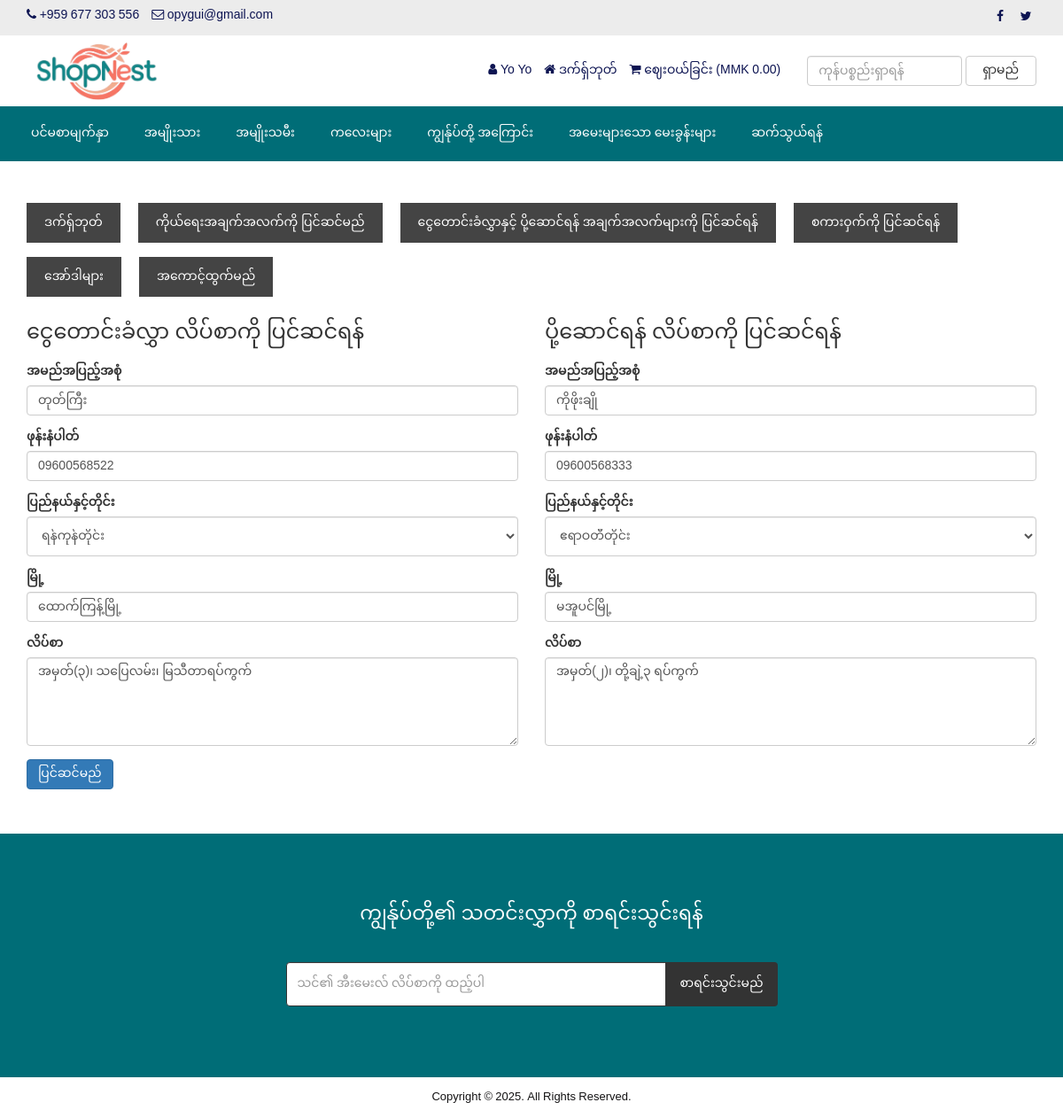
The app's page /customer-billing-shipping-update.php (signed in) with its own data.
### tables this page shows
CREATE TABLE `tbl_settings` (
  `id` int(11) NOT NULL,
  `logo` text NOT NULL,
  `favicon` text NOT NULL,
  `footer_about` text NOT NULL,
  `footer_copyright` text NOT NULL,
  `contact_address` text NOT NULL,
  `contact_email` text NOT NULL,
  `contact_phone` text NOT NULL,
  `contact_fax` text NOT NULL,
  `contact_map_iframe` text NOT NULL,
  `receive_email` text NOT NULL,
  `receive_email_subject` text NOT NULL,
  `receive_email_thank_you_message` text NOT NULL,
  `forget_password_message` text NOT NULL,
  `total_recent_post_footer` int(10) NOT NULL,
  `total_popular_post_footer` int(10) NOT NULL,
  `total_recent_post_sidebar` int(11) NOT NULL,
  `total_popular_post_sidebar` int(11) NOT NULL,
  `total_featured_product_home` int(11) NOT NULL,
  `total_latest_product_home` int(11) NOT NULL,
  `total_popular_product_home` int(11) NOT NULL,
  `meta_title_home` text NOT NULL,
  `meta_keyword_home` text NOT NULL,
  `meta_description_home` text NOT NULL,
  `banner_login` text NOT NULL,
  `banner_registration` text NOT NULL,
  `banner_forget_password` text NOT NULL,
  `banner_reset_password` text NOT NULL,
  `banner_search` text NOT NULL,
  `banner_cart` text NOT NULL,
  `banner_checkout` text NOT NULL,
  `banner_product_category` text NOT NULL,
  `banner_blog` text NOT NULL,
  `cta_title` text NOT NULL,
  `cta_content` text NOT NULL,
  `cta_read_more_text` text NOT NULL,
  `cta_read_more_url` text NOT NULL,
  `cta_photo` text NOT NULL,
  `featured_product_title` text NOT NULL,
  `featured_product_subtitle` text NOT NULL,
  `latest_product_title` text NOT NULL,
  `latest_product_subtitle` text NOT NULL,
  `popular_product_title` text NOT NULL,
  `popular_product_subtitle` text NOT NULL,
  `testimonial_title` text NOT NULL,
  `testimonial_subtitle` text NOT NULL,
  `testimonial_photo` text NOT NULL,
  `blog_title` text NOT NULL,
  `blog_subtitle` text NOT NULL,
  `newsletter_text` text NOT NULL,
  `paypal_email` text NOT NULL,
  `stripe_public_key` text NOT NULL,
  `stripe_secret_key` text NOT NULL,
  `bank_detail` text NOT NULL,
  `before_head` text NOT NULL,
  `after_body` text NOT NULL,
  `before_body` text NOT NULL,
  `home_service_on_off` int(11) NOT NULL,
  `home_welcome_on_off` int(11) NOT NULL,
  `home_featured_product_on_off` int(11) NOT NULL,
  `home_latest_product_on_off` int(11) NOT NULL,
  `home_popular_product_on_off` int(11) NOT NULL,
  `home_testimonial_on_off` int(11) NOT NULL,
  `home_blog_on_off` int(11) NOT NULL,
  `newsletter_on_off` int(11) NOT NULL,
  `ads_above_welcome_on_off` int(1) NOT NULL,
  `ads_above_featured_product_on_off` int(1) NOT NULL,
  `ads_above_latest_product_on_off` int(1) NOT NULL,
  `ads_above_popular_product_on_off` int(1) NOT NULL,
  `ads_above_testimonial_on_off` int(1) NOT NULL,
  `ads_category_sidebar_on_off` int(1) NOT NULL
);

CREATE TABLE `tbl_social` (
  `social_id` int(11) NOT NULL,
  `social_name` varchar(30) NOT NULL,
  `social_url` varchar(255) NOT NULL,
  `social_icon` varchar(30) NOT NULL
);

CREATE TABLE `tbl_top_category` (
  `tcat_id` int(11) NOT NULL,
  `tcat_name` varchar(255) NOT NULL,
  `show_on_menu` int(1) NOT NULL
);

CREATE TABLE `tbl_page` (
  `id` int(11) NOT NULL,
  `about_title` varchar(255) NOT NULL,
  `about_content` text NOT NULL,
  `about_banner` varchar(255) NOT NULL,
  `about_meta_title` varchar(255) NOT NULL,
  `about_meta_keyword` text NOT NULL,
  `about_meta_description` text NOT NULL,
  `faq_title` varchar(255) NOT NULL,
  `faq_banner` varchar(255) NOT NULL,
  `faq_meta_title` varchar(255) NOT NULL,
  `faq_meta_keyword` text NOT NULL,
  `faq_meta_description` text NOT NULL,
  `blog_title` varchar(255) NOT NULL,
  `blog_banner` varchar(255) NOT NULL,
  `blog_meta_title` varchar(255) NOT NULL,
  `blog_meta_keyword` text NOT NULL,
  `blog_meta_description` text NOT NULL,
  `contact_title` varchar(255) NOT NULL,
  `contact_banner` varchar(255) NOT NULL,
  `contact_meta_title` varchar(255) NOT NULL,
  `contact_meta_keyword` text NOT NULL,
  `contact_meta_description` text NOT NULL,
  `pgallery_title` varchar(255) NOT NULL,
  `pgallery_banner` varchar(255) NOT NULL,
  `pgallery_meta_title` varchar(255) NOT NULL,
  `pgallery_meta_keyword` text NOT NULL,
  `pgallery_meta_description` text NOT NULL,
  `vgallery_title` varchar(255) NOT NULL,
  `vgallery_banner` varchar(255) NOT NULL,
  `vgallery_meta_title` varchar(255) NOT NULL,
  `vgallery_meta_keyword` text NOT NULL,
  `vgallery_meta_description` text NOT NULL
);

### header.php (shortened to what the rows shown need)
<?php
include("admin/inc/config.php");
$statement = $pdo->prepare("SELECT * FROM tbl_settings WHERE id=1");
$statement->execute();
$result = $statement->fetchAll(PDO::FETCH_ASSOC);
foreach ($result as $row)
{
	$logo = $row['logo'];
	$contact_email = $row['contact_email'];
	$contact_phone = $row['contact_phone'];
}
?>
<!DOCTYPE html>
<html lang="en">
<head>
	<link rel="stylesheet" href="assets/css/bootstrap.min.css">
	<link rel="stylesheet" href="assets/css/font-awesome.min.css">
	<link rel="stylesheet" href="assets/css/owl.carousel.min.css">
	<link rel="stylesheet" href="assets/css/owl.theme.default.min.css">
	<link rel="stylesheet" href="assets/css/jquery.bxslider.min.css">
    <link rel="stylesheet" href="assets/css/magnific-popup.css">
    <link rel="stylesheet" href="assets/css/rating.css">
	<link rel="stylesheet" href="assets/css/spacing.css">
	<link rel="stylesheet" href="assets/css/bootstrap-touch-slider.css">
	<link rel="stylesheet" href="assets/css/animate.min.css">
	<link rel="stylesheet" href="assets/css/tree-menu.css">
	<link rel="stylesheet" href="assets/css/select2.min.css">
	<link rel="stylesheet" href="assets/css/main.css">
	<link rel="stylesheet" href="assets/css/responsive.css">
	<?php
	$statement = $pdo->prepare("SELECT * FROM tbl_page WHERE id=1");
	$statement->execute();
	$result = $statement->fetchAll(PDO::FETCH_ASSOC);
		?>
</head>
<body>
<div class="top">
	<div class="container">
		<div class="row">
			<div class="col-md-6 col-sm-6 col-xs-12">
				<div class="left">
					<ul>
						<li><i class="fa fa-phone"></i> <?php echo $contact_phone; ?></li>
						<li><i class="fa fa-envelope-o"></i> <?php echo $contact_email; ?></li>
					</ul>
				</div>
			</div>
			<div class="col-md-6 col-sm-6 col-xs-12">
				<div class="right">
					<ul>
						<?php
						$statement = $pdo->prepare("SELECT * FROM tbl_social");
						$statement->execute();
						$result = $statement->fetchAll(PDO::FETCH_ASSOC);
						foreach ($result as $row) {
							?>
							<?php if($row['social_url'] != ''): ?>
							<li><a href="<?php echo $row['social_url']; ?>"><i class="<?php echo $row['social_icon']; ?>"></i></a></li>
							<?php endif; ?>
							<?php
						}
						?>
					</ul>
				</div>
			</div>
		</div>
	</div>
</div>
<div class="header">
	<div class="container">
		<div class="row inner">
			<div class="col-md-4 logo">
				<a href="index.php"><img src="assets/uploads/<?php echo $logo; ?>" alt="logo image"></a>
			</div>
		</div>
	</div>
</div>
<div class="nav">
	<div class="container">
		<div class="row">
			<div class="col-md-12 pl_0 pr_0">
				<div class="menu-container">
					<div class="menu">
						<ul>
							<?php
							$statement = $pdo->prepare("SELECT * FROM tbl_top_category WHERE show_on_menu=1");
							$statement->execute();
							$result = $statement->fetchAll(PDO::FETCH_ASSOC);
							foreach ($result as $row) {
								?>
								<li><a href="product-category.php?id=<?php echo $row['tcat_id']; ?>&type=top-category"><?php echo $row['tcat_name']; ?></a>
								</li>
								<?php
							}
							?>
							<?php
							$statement = $pdo->prepare("SELECT * FROM tbl_page WHERE id=1");
							$statement->execute();
							$result = $statement->fetchAll(PDO::FETCH_ASSOC);
							foreach ($result as $row) {
								$about_title = $row['about_title'];
								$faq_title = $row['faq_title'];
								$contact_title = $row['contact_title'];
							}
							?>
							<li><a href="about.php"><?php echo $about_title; ?></a></li>
							<li><a href="faq.php"><?php echo $faq_title; ?></a></li>
							<li><a href="contact.php"><?php echo $contact_title; ?></a></li>
						</ul>
					</div>
				</div>
			</div>
		</div>
	</div>
</div>

### footer.php (shortened to what the rows shown need)
<?php
$statement = $pdo->prepare("SELECT * FROM tbl_settings WHERE id=1");
$statement->execute();
$result = $statement->fetchAll(PDO::FETCH_ASSOC);
foreach ($result as $row)
{
	$footer_copyright = $row['footer_copyright'];
    $newsletter_on_off = $row['newsletter_on_off'];
}
?>
<?php if($newsletter_on_off == 1): ?>
<section class="home-newsletter">
	<div class="container">
		<div class="row">
			<div class="col-md-6 col-md-offset-3">
				<div class="single">
				<form action="" method="post">
					<h2><?php echo LANG_VALUE_93; ?></h2>
				</div>
			</div>
		</div>
	</div>
</section>
<?php endif; ?>
<div class="footer-bottom">
	<div class="container">
		<div class="row">
			<div class="col-md-12 copyright">
				<?php echo $footer_copyright; ?>
			</div>
		</div>
	</div>
</div>
</body>
</html>

### records on screen
tbl_settings: contact_phone "+959 677 303 556", contact_email "opygui@gmail.com", logo (picture), footer_copyright "Copyright © 2025. All Rights Reserved."
tbl_top_category: tcat_name "အမျိုးသား"
tbl_top_category: tcat_name "အမျိုးသမီး"
tbl_top_category: tcat_name "ကလေးများ"
tbl_page: about_title "ကျွန်ုပ်တို့ အကြောင်း", faq_title "အမေးများသော မေးခွန်းများ", contact_title "ဆက်သွယ်ရန်"

### other values on screen
$_SESSION['customer']['cust_name'] "Yo Yo"
LANG_VALUE_89 "ဒက်ရှ်ဘုတ်"
LANG_VALUE_19 "ဈေးဝယ်ခြင်း"
LANG_VALUE_1 "MMK"
LANG_VALUE_3 "ရှာမည်"
LANG_VALUE_117 "ကိုယ်ရေးအချက်အလက်ကို ပြင်ဆင်မည်"
LANG_VALUE_88 "ငွေတောင်းခံလွှာနှင့် ပို့ဆောင်ရန် အချက်အလက်များကို ပြင်ဆင်ရန်"
LANG_VALUE_99 "စကားဝှက်ကို ပြင်ဆင်ရန်"
LANG_VALUE_24 "အော်ဒါများ"
LANG_VALUE_14 "အကောင့်ထွက်မည်"
LANG_VALUE_86 "ငွေတောင်းခံလွှာ လိပ်စာကို ပြင်ဆင်ရန်"
LANG_VALUE_102 "အမည်အပြည့်အစုံ"
LANG_VALUE_104 "ဖုန်းနံပါတ်"
LANG_VALUE_106 "ပြည်နယ်နှင့်တိုင်း"
LANG_VALUE_107 "မြို့"
